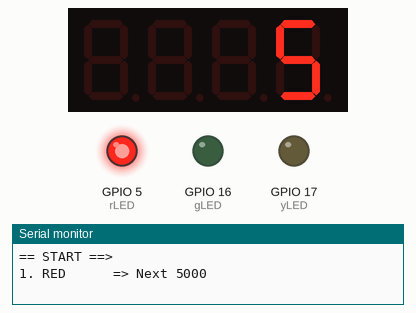
The program below on a simulated ESP32. Shown: 4-digit seven-segment display, output pins drawn as LEDs (lit = HIGH), the last lines printed to the serial monitor.

Above: at 0.1 s.
At 3.1 s:
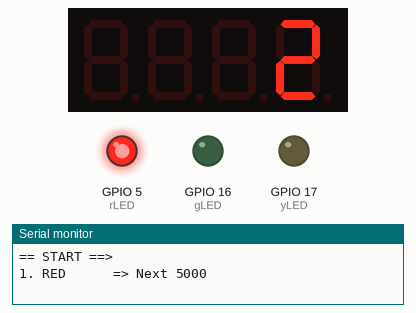
At 6.1 s:
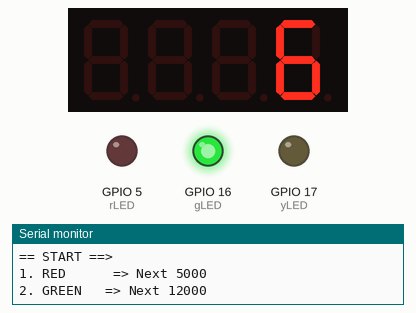
At 12.1 s:
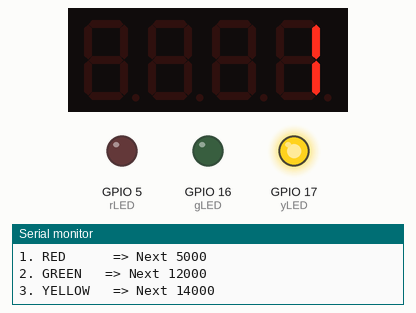
At 25.1 s:
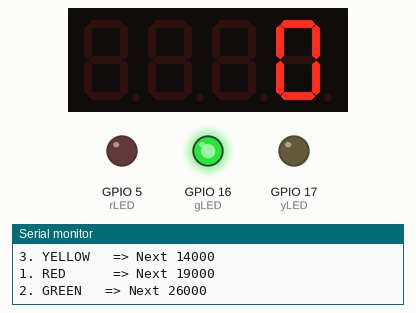
At 38.1 s:
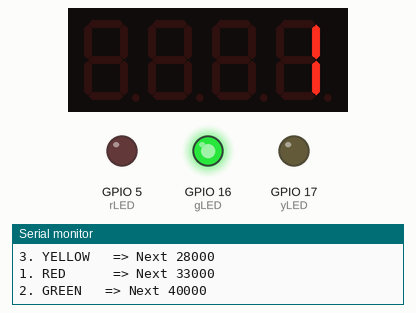
Timing chart, 0 to 39.6 s (numbered marks = the images above):
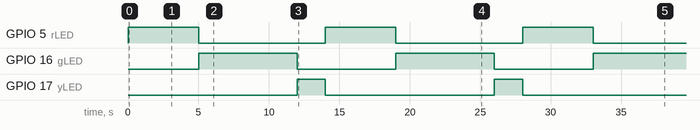

The program:

main.cpp
```cpp
#include <Arduino.h>
#include <TM1637Display.h>

// phúc


// Khai báo chân kết nối TM1637 (CLK và DIO)
#define CLK  0
#define DIO  2

// Pin đèn giao thông
#define rLED  5
#define yLED  17
#define gLED  16

// Thời gian tương ứng (ms)
#define rTIME  5000   // 5s
#define yTIME  2000   // 2s
#define gTIME  7000   // 7s

ulong currentMiliseconds = 0;
ulong ledTimeStart = 0;
ulong nextTimeTotal = 0;
int currentLED = rLED;
int countdown = rTIME / 1000;  // Đếm ngược thời gian theo giây

// Khởi tạo module TM1637
TM1637Display display(CLK, DIO);

bool IsReady(ulong &ulTimer, uint32_t milisecond);
void NonBlocking_Traffic_Light();

void setup() {
  Serial.begin(115200);
  pinMode(rLED, OUTPUT);
  pinMode(yLED, OUTPUT);
  pinMode(gLED, OUTPUT);

  digitalWrite(yLED, LOW);
  digitalWrite(gLED, LOW);
  digitalWrite(rLED, HIGH);

  display.setBrightness(7);  // Độ sáng tối đa
  display.showNumberDec(countdown);  // Hiển thị số giây ban đầu

  currentLED = rLED;
  nextTimeTotal += rTIME;
  Serial.println("== START ==>");
  Serial.print("1. RED \t\t => Next "); Serial.println(nextTimeTotal);
}

void loop() {
  currentMiliseconds = millis();

  static ulong lastUpdate = 0;
  if (millis() - lastUpdate >= 1000) { // Cập nhật đếm ngược mỗi giây
    lastUpdate = millis();
    if (countdown > 0) countdown--;
    display.showNumberDec(countdown);
  }

  NonBlocking_Traffic_Light();
}

bool IsReady(ulong &ulTimer, uint32_t milisecond) {
  if (currentMiliseconds - ulTimer < milisecond) return false;
  ulTimer = currentMiliseconds;
  return true;
}

void NonBlocking_Traffic_Light() {
  switch (currentLED) {
    case rLED: // Đèn đỏ
      if (IsReady(ledTimeStart, rTIME)) {
        digitalWrite(rLED, LOW);
        digitalWrite(gLED, HIGH);
        currentLED = gLED;
        nextTimeTotal += gTIME;
        countdown = gTIME / 1000;
        Serial.print("2. GREEN\t => Next "); Serial.println(nextTimeTotal);
      }
      break;

    case gLED: // Đèn xanh
      if (IsReady(ledTimeStart, gTIME)) {
        digitalWrite(gLED, LOW);
        digitalWrite(yLED, HIGH);
        currentLED = yLED;
        nextTimeTotal += yTIME;
        countdown = yTIME / 1000;
        Serial.print("3. YELLOW\t => Next "); Serial.println(nextTimeTotal);
      }
      break;

    case yLED: // Đèn vàng
      if (IsReady(ledTimeStart, yTIME)) {
        digitalWrite(yLED, LOW);
        digitalWrite(rLED, HIGH);
        currentLED = rLED;
        nextTimeTotal += rTIME;
        countdown = rTIME / 1000;
        Serial.print("1. RED \t\t => Next "); Serial.println(nextTimeTotal);
      }
      break;
  }
}
```

Measured:
- by itself, GPIO 5 (rLED): alternates HIGH for 5.0 s and LOW for 9.0 s
- by itself, GPIO 16 (gLED): alternates HIGH for 7.0 s and LOW for 7.0 s
- by itself, GPIO 17 (yLED): alternates HIGH for 2.0 s and LOW for 12.0 s
- what the display in image 1 shows lasts 1.0 s, from 3.0 s to 4.0 s
- what the display in image 3 shows lasts 2.0 s, from 11.0 s to 13.0 s
